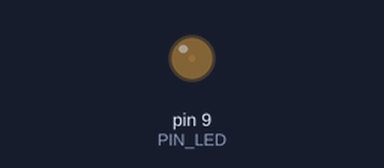
Simulated run of this sketch. Board: Arduino Uno, built with avr-gcc and run on an emulated ATmega328P. Shown: output pins drawn as LEDs (lit = HIGH).

Above: at 0.05 s.
At 0.95 s:
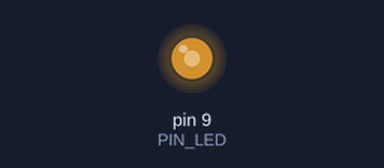
At 1.4 s:
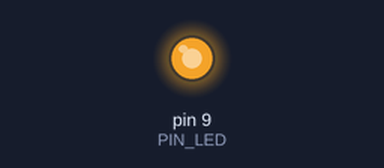
At 2.75 s:
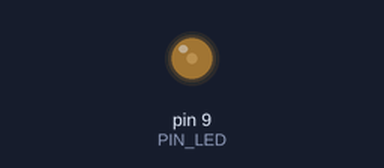
Timing chart, 0 to 7.0 s (numbered marks = the images above):
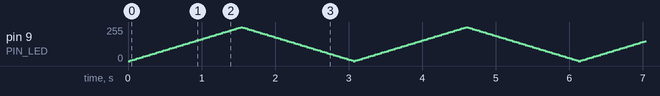

The sketch:

06P12.ino
```cpp
#define PIN_LED 9

int brightness = 0;
int fade = 5;

void setup() {
    pinMode(PIN_LED, OUTPUT);
}

void loop() {
    analogWrite(PIN_LED, brightness);

    brightness += fade;

    if (brightness <= 0 || brightness >= 255)
        fade = -fade;

    delay(30);
}
```
